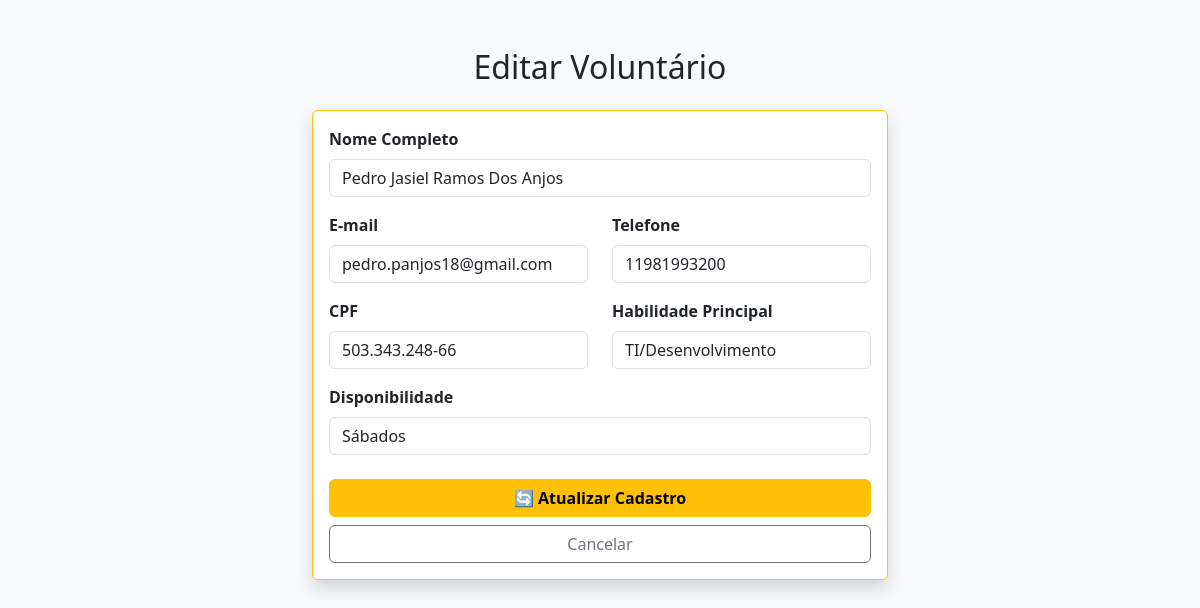
/editar/11, run on the app's committed database.
### tables this page shows
CREATE TABLE voluntarios (
  id_voluntario INTEGER PRIMARY key AUTOINCREMENT,
  nome Text NOT NULL,
  email Text UNIQUE not NULL,
  habilidade_principal Text,
  disponibilidade Text
, telefone TEXT, CPF TEXT);

### app.py (the view, shortened to what this page needs)
@app.route('/editar/<int:id_voluntario>', methods=['GET', 'POST'])
def editar(id_voluntario):
    conn = conectar()
    cursor = conn.cursor()
    cursor.execute("SELECT id_voluntario, nome, email, habilidade_principal, disponibilidade, telefone, cpf FROM voluntarios WHERE id_voluntario = ?", (id_voluntario,))
    voluntario_atual = cursor.fetchone()
    conn.close()
    return render_template('editar.html', voluntario=voluntario_atual)

### app.py (called while the page is built)
def conectar():
    diretorio_atual = os.path.dirname(os.path.abspath(__file__))
    caminho_banco = os.path.join(diretorio_atual, 'voluntarios.db')
    return sqlite3.connect(caminho_banco)

### templates/editar.html (shortened to what this page needs)
<!DOCTYPE html>
<html lang="pt-BR">
<head>
    <link href="https://cdn.jsdelivr.net/npm/bootstrap@5.3.0/dist/css/bootstrap.min.css" rel="stylesheet">
</head>
<body class="bg-light">
<div class="container mt-5" style="max-width: 600px;">
    <h2 class="text-center mb-4">Editar Voluntário</h2>
    <div class="card shadow border-warning">
        <div class="card-body">
            <form action="/editar/{{ voluntario[0] }}" method="POST">
                <div class="mb-3">
                    <label class="form-label fw-bold">Nome Completo</label>
                    <input type="text" name="nome" class="form-control" value="{{ voluntario[1] }}" required>
                </div>
                <div class="row">
                    <div class="col-md-6 mb-3">
                        <label class="form-label fw-bold">E-mail</label>
                        <input type="email" name="email" class="form-control" value="{{ voluntario[2] }}" required>
                    </div>
                    <div class="col-md-6 mb-3">
                        <label class="form-label fw-bold">Telefone</label>
                        <input type="text" name="telefone" class="form-control" value="{{ voluntario[5] }}">
                    </div>
                </div>
                <div class="row">
                    <div class="col-md-6 mb-3">
                        <label class="form-label fw-bold">CPF</label>
                        <input type="text" name="cpf" class="form-control" value="{{ voluntario[6] }}">
                    </div>
                    <div class="col-md-6 mb-3">
                        <label class="form-label fw-bold">Habilidade Principal</label>
                        <input type="text" name="habilidade" class="form-control" value="{{ voluntario[3] }}" required>
                    </div>
                </div>
                <div class="mb-4">
                    <label class="form-label fw-bold">Disponibilidade</label>
                    <input type="text" name="disponibilidade" class="form-control" value="{{ voluntario[4] }}" required>
                </div>
                <div class="d-grid gap-2">
                    <button type="submit" class="btn btn-warning fw-bold">🔄 Atualizar Cadastro</button>
                    <a href="/" class="btn btn-outline-secondary">Cancelar</a>
                </div>
            </form>
        </div>
    </div>
</div>
</body>
</html>

### data on the page
voluntarios: nome "Pedro Jasiel Ramos Dos Anjos", email "pedro.panjos18@gmail.com", telefone "11981993200", cpf "503.343.248-66", habilidade "TI/Desenvolvimento", disponibilidade "Sábados"
